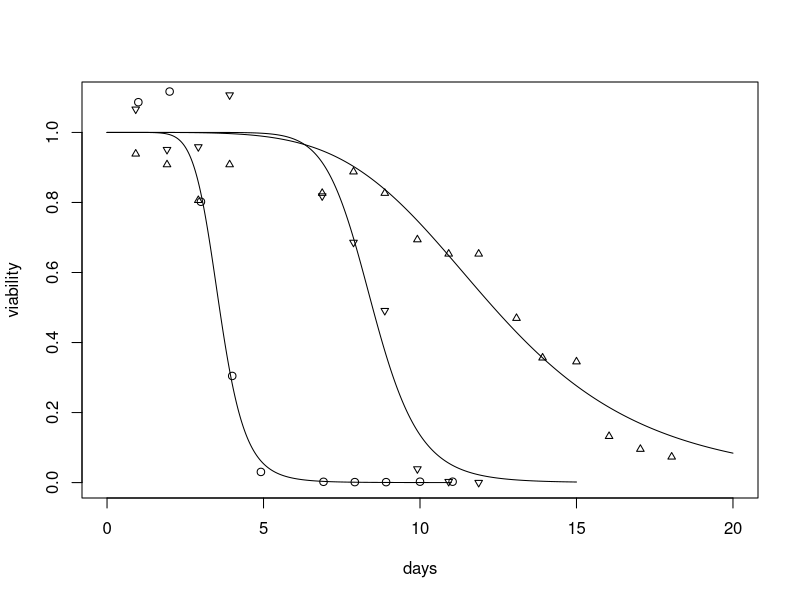

Here is the R script that generated this plot: (Note: this script raises an error after producing the figure.)
library(nlme)
library(survival)

cls = read.table ("cls.curve.fit.tab", header=T);
cls[ , c(1,3,5,7)] = cls[ , c(1,3,5,7)] / 24

logistical.viability <- function( v, w, t ) { ret <- 1 /( 1 + ( t / v )^ w );  }

cls[ ,2] = cls[ ,2] / 1.1
cls[1,2]=1

xlim = c(0, 20);
ylim = c(0,1.1);




######## fitting RM11
 x = seq(0,20, 0.02);
 s <- cls[ ,4]; s = s[! is.na(s)];
 t <-  cls[ ,3]; t =  t[! is.na(t)];
 fm.log <- gnls( s ~ 1 /( 1 + ( t / v )^ w ) , start = list( v = 10, w = 4 )  );
 summary( fm.log  );

v.fit <- fm.log$coefficients[1]; v.fit
w.fit <- fm.log$coefficients[2]; w.fit

s.fit <- logistical.viability( v.fit, w.fit, x ) ;

plot ( cls[2:17,4]~cls[2:17,3], type='p' , xlim=xlim, ylim=ylim, ylab="viability", xlab="days", pch=24, cex=0.75);
#points( cls[,4]~cls[,3], pch=24, cex=0.75);
lines( s.fit ~ x );


######## fitting SGU
 x = seq(0,15, 0.005);

 s <- cls[ ,2]; s = s[! is.na(s)];
 t <-  cls[ ,1]; t =  t[! is.na(t)];
 fm.log <- gnls( s ~ 1 /( 1 + ( t / v )^ w ) , start = list( v = 10, w = 4 )  );
 summary( fm.log  );

v.fit <- fm.log$coefficients[1]; v.fit
w.fit <- fm.log$coefficients[2]; w.fit

s.fit <- logistical.viability( v.fit, w.fit, x ) ;

#plot ( cls[,2]~cls[,1], type='p' , xlim=xlim, ylim=ylim, ylab="viability", xlab="days");
points( cls[2:17,2]~cls[2:17,1], pch=25, cex=0.75);
lines( s.fit ~ x );

######## fitting YPS128
 x = seq(0,11, 0.02);

 #cls[ , 6] 
 s <- cls[ ,6]; s = s[! is.na(s)];
 t <-  cls[ ,5]; t =  t[! is.na(t)];
 fm.log <- gnls( s ~ 1 /( 1 + ( t / v )^ w ) , start = list( v = 10, w = 4 )  );
 summary( fm.log  );

v.fit <- fm.log$coefficients[1]; v.fit
w.fit <- fm.log$coefficients[2]; w.fit

s.fit <- logistical.viability( v.fit, w.fit, x ) ;

#plot ( cls[,6]~cls[,5], type='p' , xlim=xlim, ylim=ylim, ylab="viability", xlab="days");
points( cls[2:17,6]~cls[2:17,5], pch=21);
lines( s.fit ~ x );


######create legends
shape = c( 24,21,25,);
strains = c("RM11", "YPS128","SGU57", );
legend( 15, 1.0, strains, pch=shape, );
